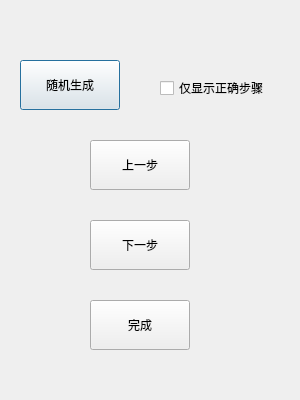
<?xml version="1.0" encoding="UTF-8"?>
<ui version="4.0">
 <class>A_star</class>
 <widget class="QDialog" name="A_star">
  <property name="geometry">
   <rect>
    <x>0</x>
    <y>0</y>
    <width>300</width>
    <height>400</height>
   </rect>
  </property>
  <property name="windowTitle">
   <string>Dialog</string>
  </property>
  <widget class="QPushButton" name="rand_button">
   <property name="geometry">
    <rect>
     <x>20</x>
     <y>60</y>
     <width>100</width>
     <height>50</height>
    </rect>
   </property>
   <property name="text">
    <string>随机生成</string>
   </property>
  </widget>
  <widget class="QPushButton" name="pushButton_3">
   <property name="geometry">
    <rect>
     <x>90</x>
     <y>300</y>
     <width>100</width>
     <height>50</height>
    </rect>
   </property>
   <property name="text">
    <string>完成</string>
   </property>
  </widget>
  <widget class="QPushButton" name="last_button">
   <property name="geometry">
    <rect>
     <x>90</x>
     <y>140</y>
     <width>100</width>
     <height>50</height>
    </rect>
   </property>
   <property name="text">
    <string>上一步</string>
   </property>
  </widget>
  <widget class="QPushButton" name="next_button">
   <property name="geometry">
    <rect>
     <x>90</x>
     <y>220</y>
     <width>100</width>
     <height>50</height>
    </rect>
   </property>
   <property name="text">
    <string>下一步</string>
   </property>
  </widget>
  <widget class="QCheckBox" name="checkBox">
   <property name="geometry">
    <rect>
     <x>160</x>
     <y>80</y>
     <width>111</width>
     <height>16</height>
    </rect>
   </property>
   <property name="text">
    <string>仅显示正确步骤</string>
   </property>
  </widget>
 </widget>
 <resources/>
 <connections/>
</ui>
